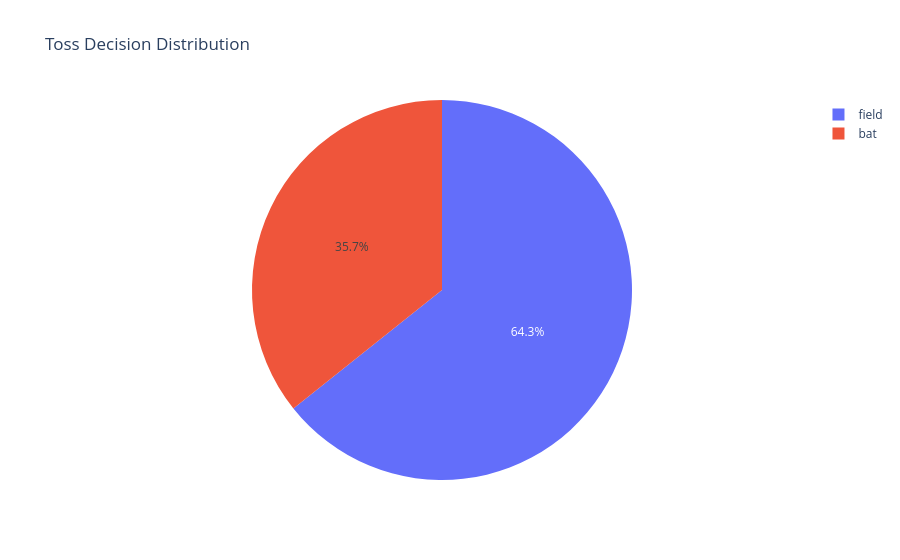

Here is the notebook cell this chart was saved with:
### Code cell
#toss decision distribution(pie-plotly)
toss_df = matches['toss_decision'].value_counts().reset_index()
toss_df.columns = ['decision','count']

fig = px.pie(
    toss_df,
    names='decision',
    values='count',
    title="Toss Decision Distribution"
)
fig.show()

### Figure 1 — Plotly figure (JSON) as saved in the notebook; plotly's stock layout.template omitted (floating-point values rounded to 4 significant figures)
{"data": [{"domain": {"x": [0, 1], "y": [0, 1]}, "hovertemplate": "decision=%{label}<br>count=%{value}<extra></extra>", "labels": ["field", "bat"], "legendgroup": "", "name": "", "showlegend": true, "type": "pie", "values": [704, 391]}], "layout": {"legend": {"tracegroupgap": 0}, "title": {"text": "Toss Decision Distribution"}}}
